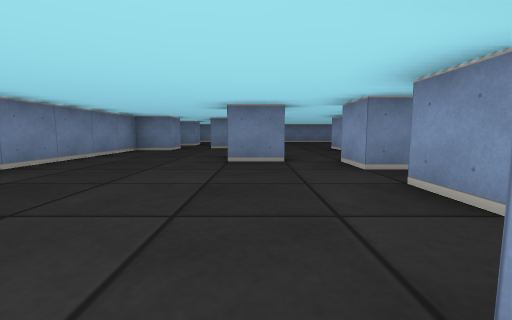
[1] (above)

24 first-person views from a walk through a cub3D level. The camera is about half as high as the walls, tilts 6° down and sees 90° across. The floor is counted in squares. Each view is taken from the middle of a square. On the plan, view 1 faces up. The plan holds only what a view shows up to about 9 squares ahead; the rest is blank. The place goes on beyond the plan.

[2]
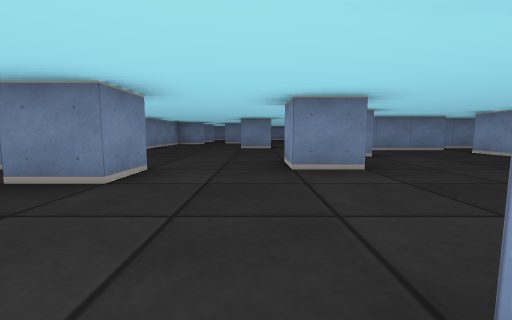

[3]
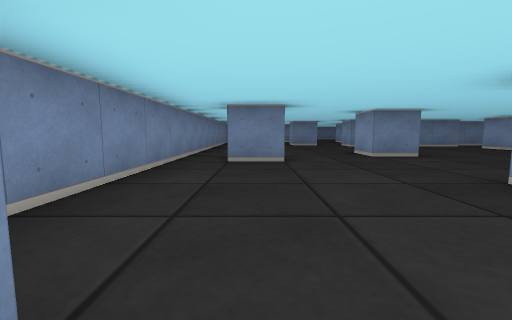

[4]
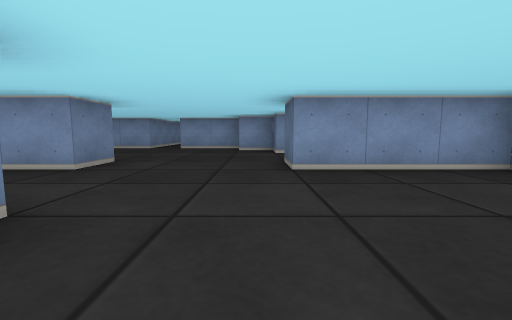

[5]
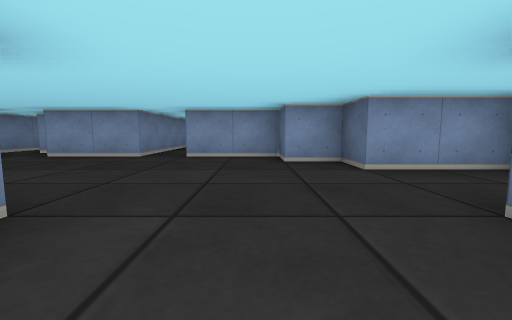

[6]
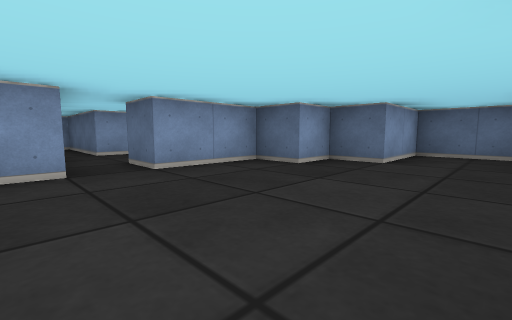

[7]
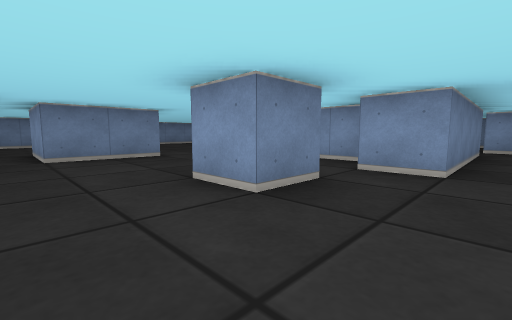

[8]
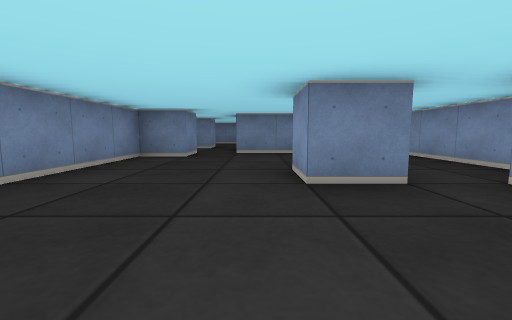

[9]
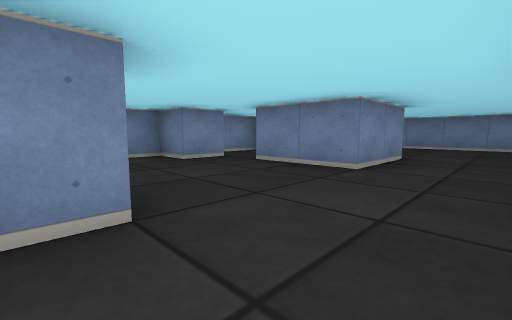

[10]
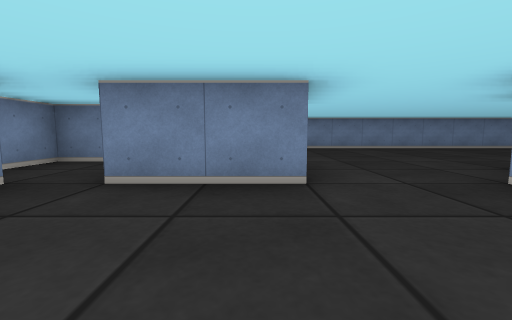

[11]
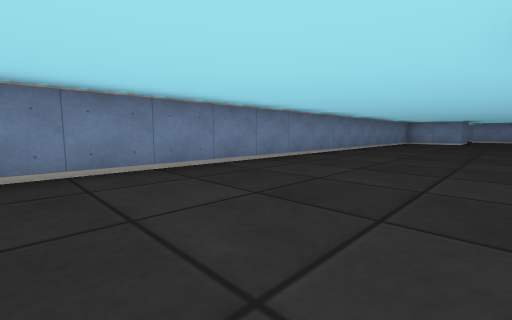

[12]
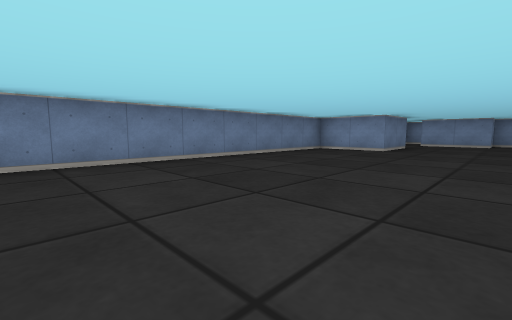

[13]
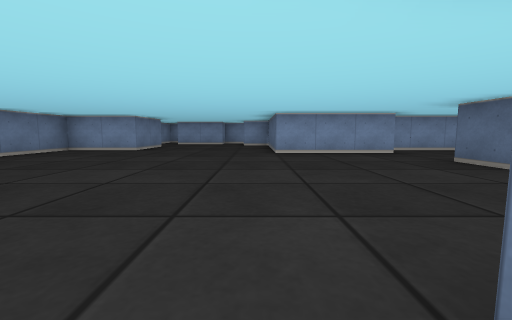

[14]
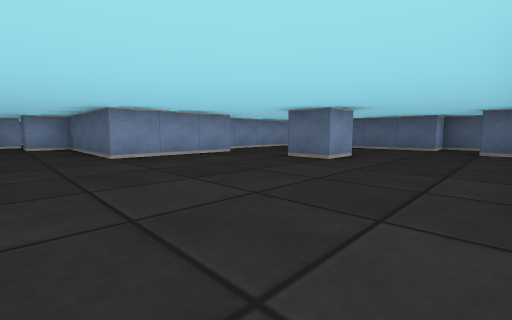

[15]
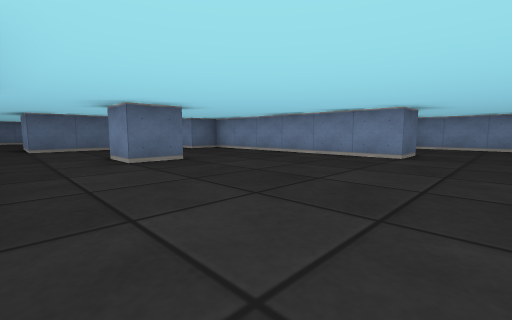

[16]
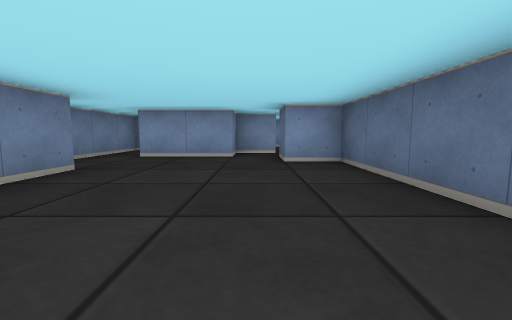

[17]
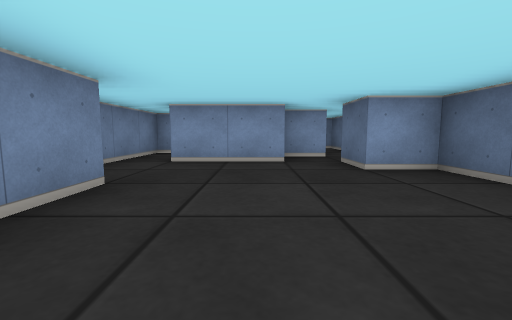

[18]
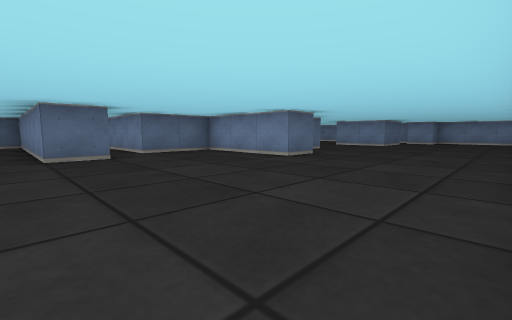

[19]
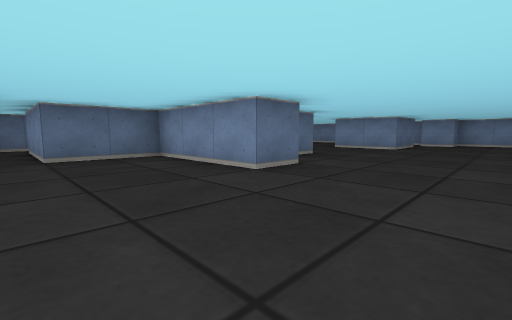

[20]
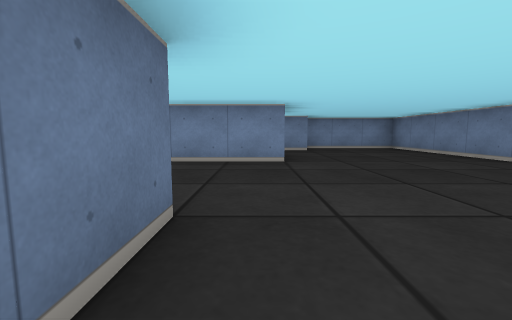

[21]
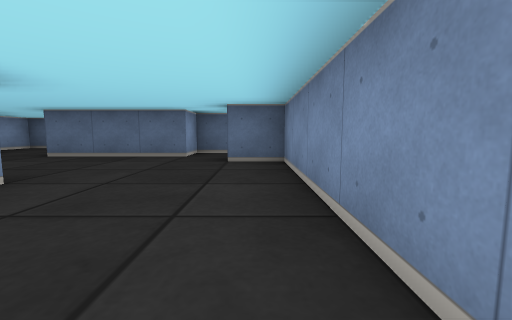

[22]
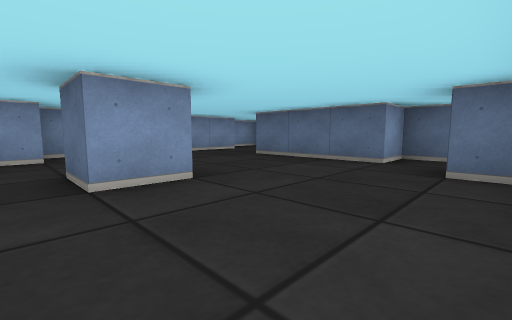

[23]
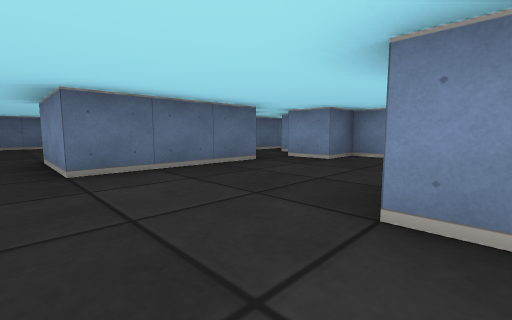

[24]
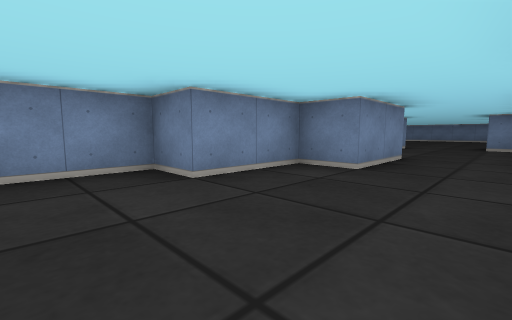

### Floor plan
Points are (right, up) in squares from view 1. A wall is a line through its corners. A room is listed if a view was taken in it or the views show most of it. See-through windows are left out.
Room 1 (views 1, 2, 3, 4, 5, 6, 7, 8, 9, 10)
walls: (1.5, 1.5) (1.5, 2.5); (-1.5, -0.5) (-1.5, -1.5) (-2.5, -1.5); (1.6, -0.5) (0.5, -0.5) (0.5, 0.5); (0.6, 4.5) (-0.5, 4.5) (-0.5, 5.5); (0.5, 5.6) (0.5, 4.9); (2.5, 4.9) (2.5, 7.5); (5.5, 0.5) (5.5, 2.5); (5.6, 3.5) (1.5, 3.5) (1.5, 4.5); (1.9, -5.5) (3.5, -5.5) (3.5, -3.5) (4.5, -3.5) (4.5, -2.5) (5.5, -2.5) (5.5, -0.5); (6.5, 2.9) (6.5, 3.5); (0.5, 8.5) (-1.5, 8.5) (-1.5, 10.5); (0.5, -6.6) (0.5, -3.5) (1.5, -3.5); (-2.5, 8.5) (-2.5, 7.5) (-3.5, 7.5) (-3.5, -4.5)
ways out: opening at (1.5, 8.5) to room 2; opening at (6, 4) to room 5; opening at (-2, 9.5) to room 6; opening at (-2, -6); opening at (6, 0)
Room 2 (views 11, 12, 13, 14, 15, 16, 17, 18, 19, 20, 21, 22, 23)
walls: (9.4, 8.5) (10.5, 8.5) (10.5, 2.5) (11.5, 2.5) (11.5, 1.5); (13.5, 4.4) (13.5, 5.5) (14.5, 5.5) (14.5, 4.5); (5.4, 10.5) (6.5, 10.5) (6.5, 7.5) (8.5, 7.5) (8.5, 4.5); (17, 5.5) (16.5, 5.5) (16.5, 8.5) (20.5, 8.5) (20.5, 9.5) (21.5, 9.5); (3.4, 9.5) (4.6, 9.5); (12.5, 1.5) (15.5, 1.5) (15.5, -0.5) (14.5, -0.5) (14.5, -1.5); (2.5, 7.5) (2.5, 8.5); (19.5, 12.5) (17.5, 12.5) (17.5, 14.5) (-3.5, 14.5) (-3.5, 11.6); (17.5, 0.5) (17.5, 5.5); (22.5, 9.4) (22.5, 10.5) (21.5, 10.5) (21.5, 12.5); (17.9, -1.5) (18.5, -1.5) (18.5, -0.5); (-1.5, 10.5) (0.5, 10.5) (0.5, 8.5); (-2.5, 11.6) (-2.5, 10.5)
ways out: opening at (1.5, 8.5) to room 1; opening at (16, -2) to room 3; opening at (12, 2) to room 4; opening at (9, 5) to room 5; opening at (22, 13); opening at (23, 9)
Room 3 (view 24)
walls: (15, -5.5) (16, -5.5); (14.5, -1.5) (14.5, -2.5) (13.5, -2.5) (13.5, -4.1)
ways out: opening at (16, -2) to room 2
Room 4 (no view inside)
walls: (11.6, 0.5) (12.5, 0.5) (12.5, 1.5); (8.5, -0.5) (11.5, -0.5)
ways out: opening at (12, 2) to room 2; opening at (9, 0)
Room 5 (no view inside)
walls: (7.8, 4.5) (6.1, 4.5); (8.4, 3.5) (9, 3.5)
ways out: opening at (6, 4) to room 1; opening at (9, 5) to room 2
Room 6 (no view inside)
walls: (-2.5, 10.5) (-3.5, 10.5) (-3.5, 9.2)
ways out: opening at (-2, 9.5) to room 1

Positions as (right, up) in squares from view 1, and headings:
1: (0, 0), facing up
2: (0, -4), facing up
3: (-2, -6), facing up
4: (-3, -3), facing right
5: (0, -2), facing right
6: (2, 1), facing down-right
7: (-2, 3), facing up-right
8: (-1, 2), facing up
9: (2, 5), facing up-left
10: (0, 6), facing up
11: (4, 11), facing up-right
12: (10, 10), facing up-right
13: (10, 9), facing right
14: (11, 10), facing down-right
15: (16, 10), facing down-left
16: (16, 10), facing right
17: (17, 11), facing right
18: (11, 14), facing down-left
19: (9, 13), facing down-left
20: (5, 10), facing left
21: (11, 7), facing down
22: (11, 6), facing down-right
23: (16, 5), facing down-left
24: (17, -4), facing up-left
